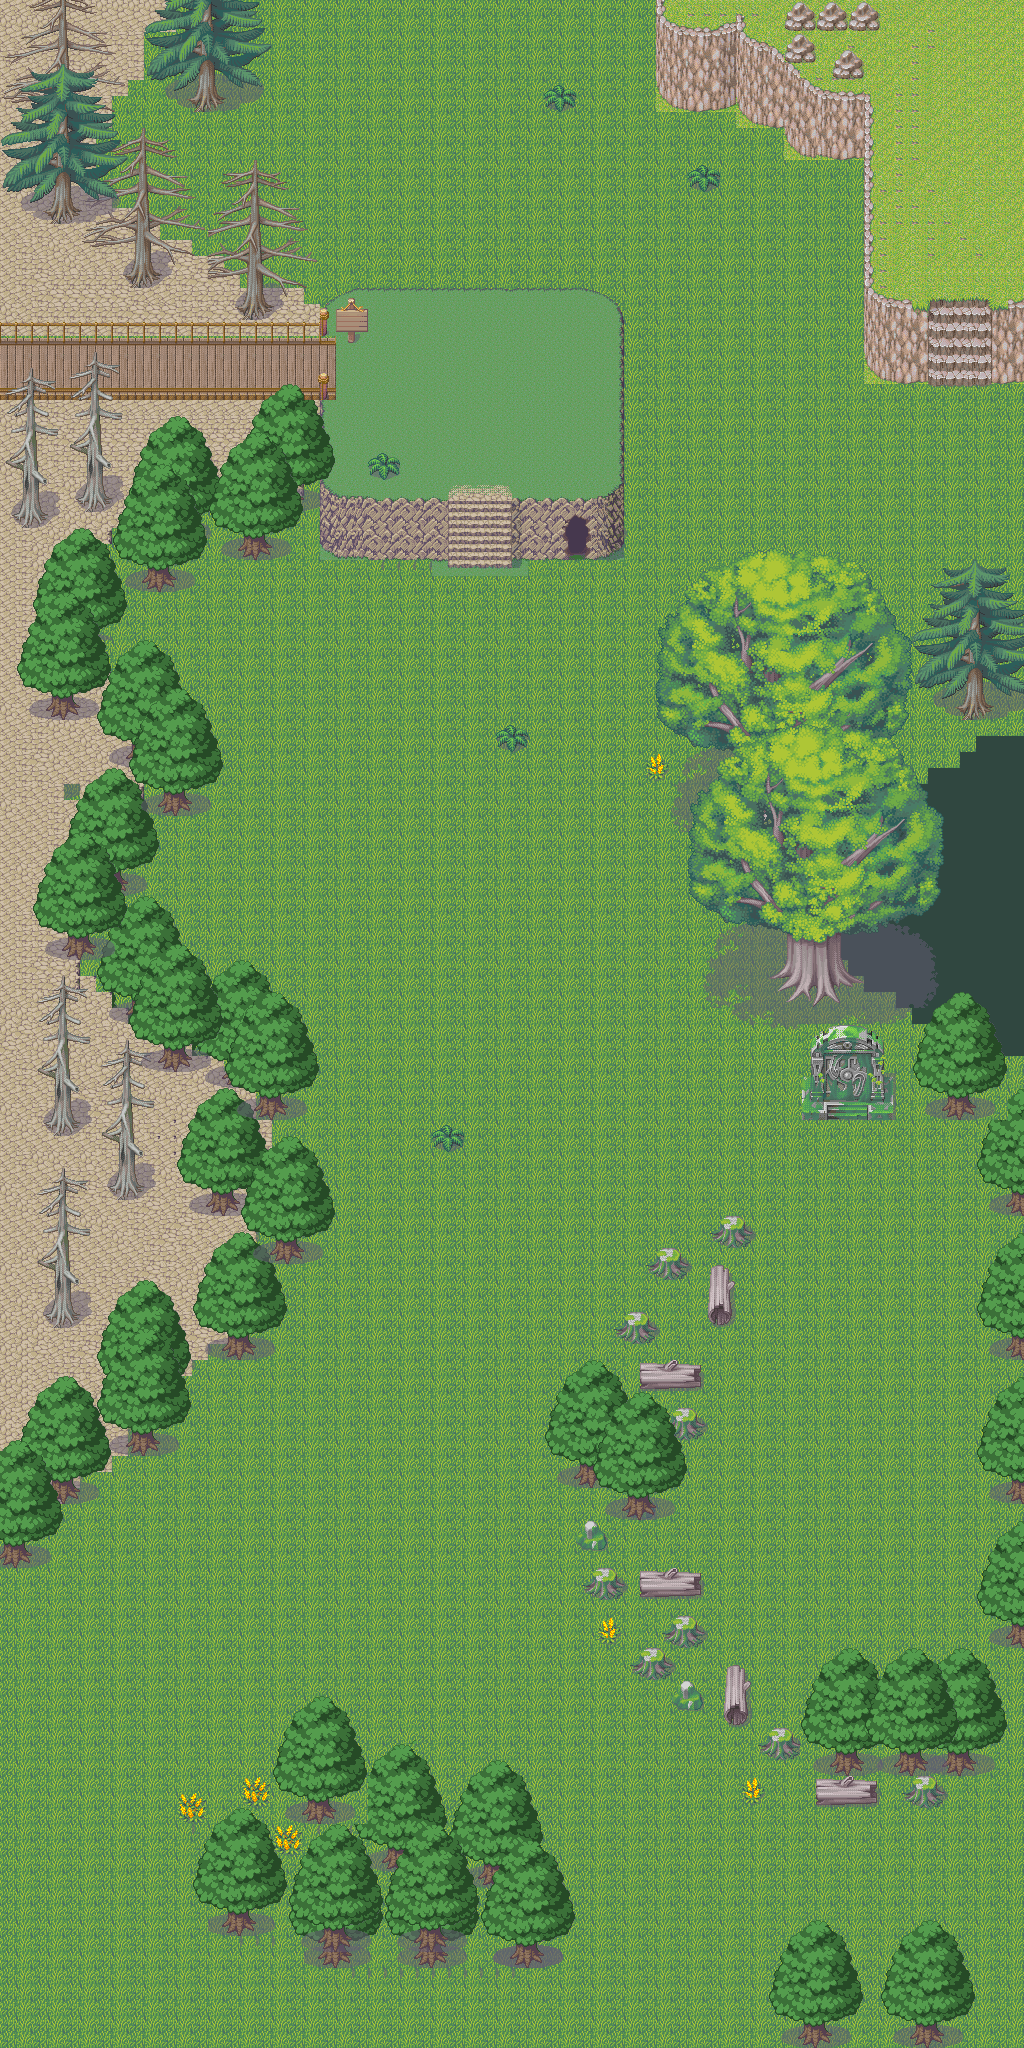

The image is a tile-based game level rendered from a .tmx file. Its description and source (layers, tilesets, objects; grid data summarised) follow:
An orthogonal 64x128 tile map with 16x16 px tiles, 4 tile layers (background, first, second, third) and 1 object (barrier).

<map version="1.0" orientation="orthogonal" width="64" height="128" tilewidth="16" tileheight="16">
 <tileset firstgid="1" name="forest" tilewidth="16" tileheight="16">
  <image source="forest.png" trans="ffffff" width="1024" height="1312" />
 </tileset>
 <layer name="background" width="64" height="128">
  <data>[8192 cells, 8192 non-empty, 4 distinct tile ids]</data>
 </layer>
 <layer name="first" width="64" height="128">
  <data>[8192 cells, 2495 non-empty, 284 distinct tile ids]</data>
 </layer>
 <layer name="second" width="64" height="128">
  <data>[8192 cells, 2124 non-empty, 605 distinct tile ids]</data>
 </layer>
 <layer name="third" width="64" height="128">
  <data>[8192 cells, 975 non-empty, 522 distinct tile ids]</data>
 </layer>
 <objectgroup name="objects" width="64" height="128" />
 <objectgroup name="meta-objects" width="64" height="128">
  <object type="barrier" x="320" y="496" width="128" height="64" />
 </objectgroup>
</map>
